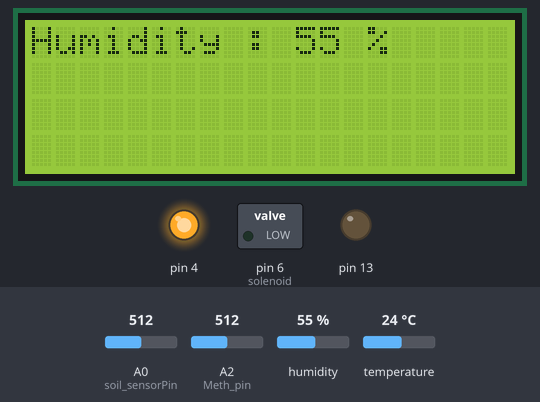
Bench run of a sketch on a simulated Arduino Uno, built with avr-gcc and run on an emulated ATmega328P. On the bench: 20×4 character LCD, switched loads named in the sketch (green lamp = pin HIGH), output pins drawn as LEDs (lit = HIGH). The inputs (shaded band) are chosen by the test bench; at power-on: A0 (soil_sensorPin) = 512, humidity 55 %, A2 (Meth_pin) = 512, temperature 24 °C. What the sketch prints to the serial monitor is not drawn.

Above: at 3.7 s.
3.8 s: A0 (soil_sensorPin) set to 939
10.8 s: A0 (soil_sensorPin) set to 960
At 14.1 s:
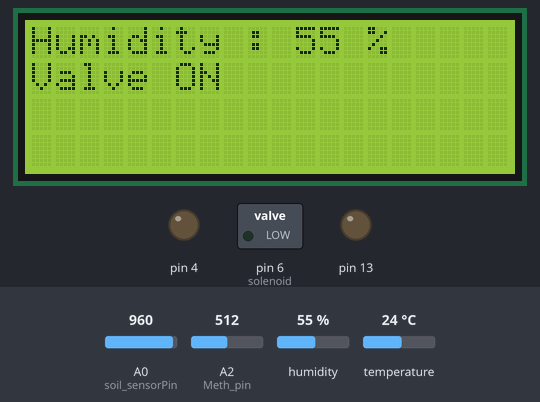
17.5 s: humidity set to 22 %
At 21.0 s:
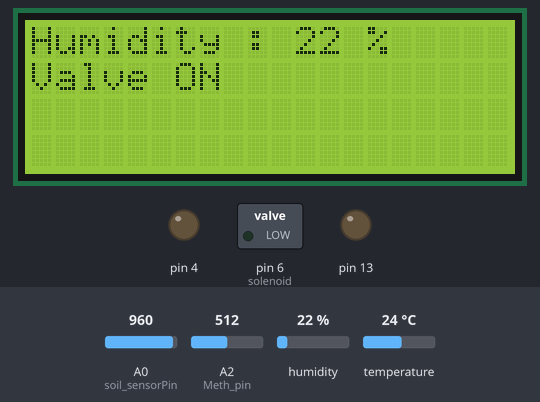
23.1 s: A2 (Meth_pin) set to 716
At 25.3 s:
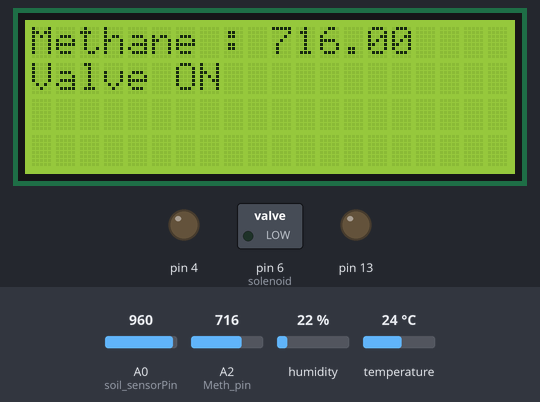
27.5 s: temperature set to 12 °C
At 30.1 s:
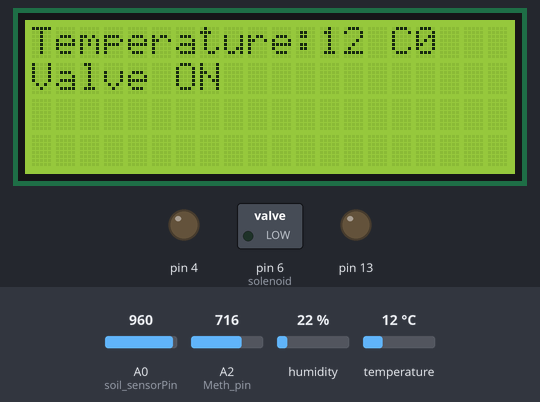
31.8 s: A2 (Meth_pin) set to 960
At 35.8 s:
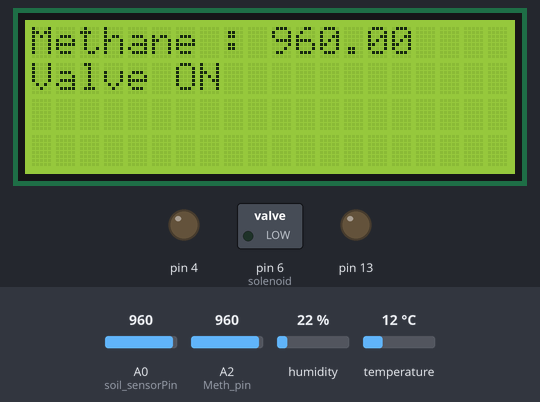
Timing chart, 0 to 37.3 s (numbered marks = the images above; inputs shaded):
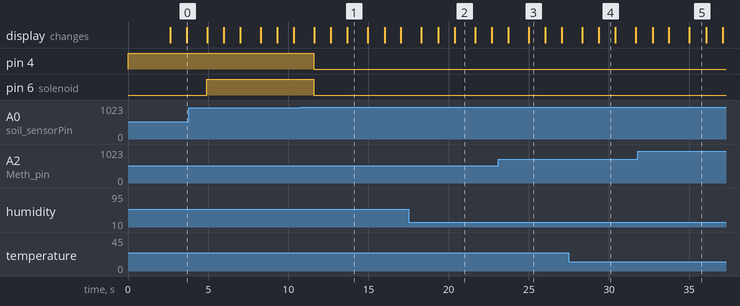

Measured:
- the behaviour switches between 949 and 950 on A0 (soil_sensorPin) (found by bisection; images 0 and 1)
- after the input at 10.8 s, pin 4: HIGH → LOW after 0.80 s; pin 6 (solenoid): HIGH → LOW after 0.79 s; the display: first changes after 0.82 s (image 1 shows a later state)
- what the display in image 1 shows lasts 1.3 s, from 13.7 s to 15.0 s
- what the display in image 3 shows lasts 1.0 s, from 25.0 s to 26.0 s

The sketch:

Code_Final.ino
```cpp
#include <Wire.h>
#include <LiquidCrystal_I2C.h>
#include <dht.h>

LiquidCrystal_I2C lcd(0x27,20,4);  // set the LCD address to 0x27 for a 16 chars and 2 line display

//Temperature and Humidity Sensor
dht T_and_H;


//Soil Moisture Sensor
int soil_sensorPin = A0;
int soil_sensorValue;
int soil_M_limit = 950;
int solenoid = 6;


//Methane Sensor
int Meth_pin = A2;
float Meth_val ;


void setup()
{
  Serial.begin(9600);
  pinMode(solenoid, OUTPUT);
  pinMode(4,OUTPUT);
  pinMode(13,OUTPUT);
  digitalWrite(4,HIGH);
  digitalWrite(13,LOW);


  //Display
  lcd.init();
  lcd.backlight();
  lcd.setCursor(1,0);
  lcd.print(" Athugalpura");
  lcd.setCursor(1,1);
  lcd.print("    Devans");
  delay(2500);
  lcd.clear();


}


void loop()
{
  //Temperature
  int val = T_and_H.read11(7);
  lcd.setCursor(0,0);
  lcd.print("Temperature:");
  lcd.setCursor(12,0);
  lcd.print(T_and_H.temperature);
  lcd.setCursor(14,0);
  lcd.print(" C");
  delay(1000);

  //Humidity
  lcd.setCursor(0,0);
  lcd.print("Humidity : ");
  lcd.setCursor(11,0);
  lcd.print(T_and_H.humidity);
  lcd.setCursor(13,0);
  lcd.print(" %   ");
  delay(1000);


  //Soil moisture sensor
  soil_sensorValue = analogRead(soil_sensorPin);
  delay(250);
  //lcd.setCursor(0,0);
  //lcd.print("Soil M :");
  //lcd.setCursor(7,0);
  //lcd.print(soil_sensorValue);
  Serial.println(soil_sensorValue);

  if (soil_sensorValue<soil_M_limit) {
    digitalWrite(solenoid, HIGH);
    lcd.setCursor(0,1);
    lcd.print("Valve OFF");
    digitalWrite(4,HIGH);
  }
  else {
    digitalWrite(solenoid, LOW);
    lcd.setCursor(0,1);
    lcd.print("Valve ON  ");
    digitalWrite(4,LOW);
  }

  //Methane Sensor
  Meth_val = analogRead(Meth_pin);
  //Serial.println(Meth_val);
  lcd.setCursor(0,0);
  lcd.print("Methane : ");
  lcd.setCursor(10,0);
  lcd.print(Meth_val);
  //lcd.setCursor(13,0);
  //lcd.print(" %   ");
  delay(1000);


}
```
